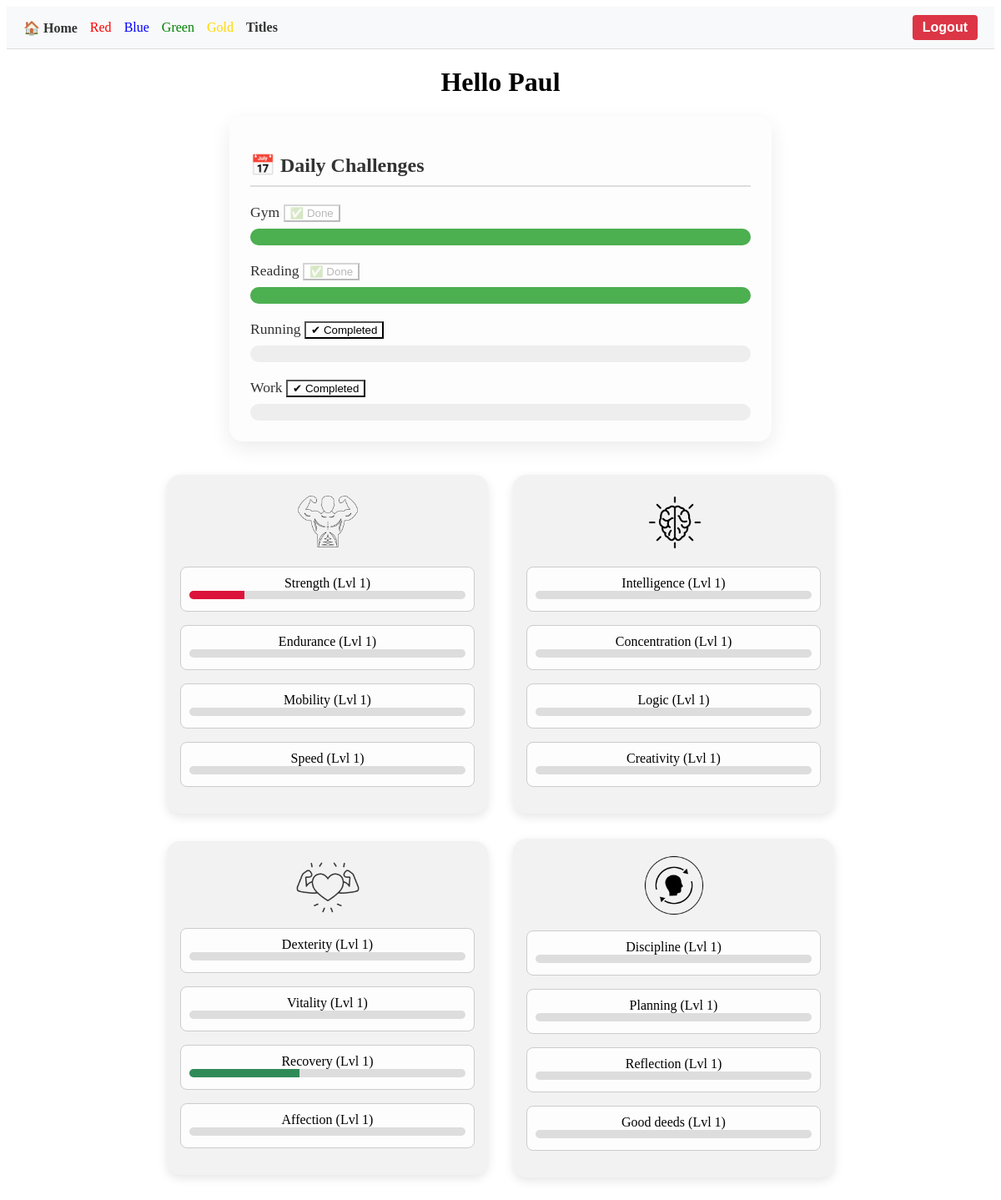
The page /dashboard (signed in) on the database as committed earlier.
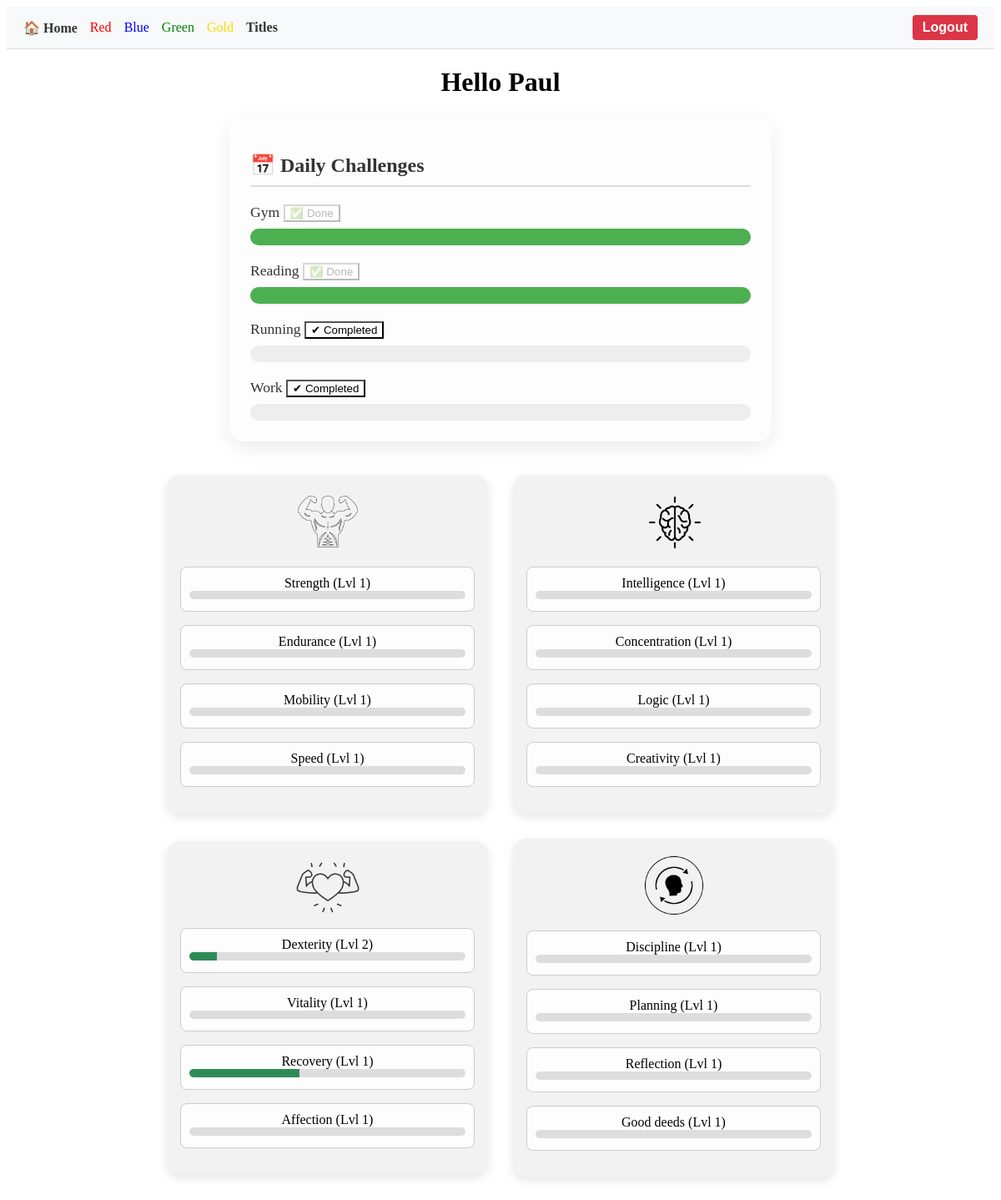
The same page on the database as committed later.
### tables this page shows
CREATE TABLE users (
                id INTEGER PRIMARY KEY AUTOINCREMENT,
                username TEXT NOT NULL UNIQUE,
                password TEXT NOT NULL
            );

CREATE TABLE daily (
                id INTEGER PRIMARY KEY AUTOINCREMENT,
                user_id INTEGER NOT NULL,
                challenge TEXT NOT NULL,
                completed BOOLEAN DEFAULT 0,
                UNIQUE(user_id, challenge),
                FOREIGN KEY(user_id) REFERENCES users(id)
            );

CREATE TABLE progress (
                id INTEGER PRIMARY KEY AUTOINCREMENT,
                user_id INTEGER NOT NULL,
                skill TEXT NOT NULL,
                category TEXT NOT NULL,
                xp INTEGER DEFAULT 0,
                level INTEGER DEFAULT 1, 
                FOREIGN KEY(user_id) REFERENCES users(id)
            );

### app.py (the view)
@app.route('/dashboard')
def dashboard():
    if 'user_id' not in session:
        return redirect(url_for('login'))
    user_id = session['user_id']
    with sqlite3.connect("database.db") as conn:
        c = conn.cursor()
        c.execute("SELECT skill, category, xp, level FROM progress WHERE user_id = ?", (user_id,))
        stats = c.fetchall()
        c.execute("SELECT challenge, completed FROM daily WHERE user_id = ?", (user_id,))
        daily_challenges = c.fetchall()
        c.execute("SELECT username FROM users WHERE id = ?", (user_id,))
        username = c.fetchone()[0]
    return render_template("dashboard.html", stats=stats, daily_challenges=daily_challenges, username=username)

### templates/dashboard.html (shortened to what this page needs)
<!DOCTYPE html>
<html lang="en">
<head>
    <link rel="stylesheet" href="/static/styles.css">
</head>
<body>
    <nav style="background-color: #f8f9fa; padding: 10px 20px; display: flex; justify-content: space-between; align-items: center; border-bottom: 1px solid #ddd;">
        <div style="display: flex; gap: 15px; align-items: center;">
            <a href="{{ url_for('index') }}" style="text-decoration: none; font-weight: bold; color: #333;">🏠 Home</a>
            {% for category in ["Red", "Blue", "Green", "Gold"] %}
                <a href="/card_{{ category|lower }}" style="text-decoration: none; color: {{ category|lower }};">
                    {{ category }}
                </a>
            {% endfor %}
            <a  href=  "{{ url_for('titles')}}" style="text-decoration: none; font-weight: bold; color: #333"> Titles</a>
        </div>
        <div>
            <form method="POST" action="{{ url_for('logout') }}">
                <button type="submit" style="background-color: #dc3545; color: white; border: none; padding: 6px 12px; border-radius: 4px; cursor: pointer;">
                    Logout
                </button>
            </form>
        </div>
    </nav>
    <header>
        <h1 style="text-align: center;">Hello {{username}}</h1>
        <section id="daily-challenges">
            <h2>📅 Daily Challenges</h2>
            <ul class="challenge-list">
            {% for challenge, completed in daily_challenges %}
            <li class="challenge-item">
                <div class="challenge-header">
                {{ challenge }}
                <button class="complete-btn-{{ challenge|replace(' ', '') }}"
                    onclick="markComplete(this)"
                    style="background-color: {{ 'white' if completed == 1 else 'initial' }};"
                    {% if completed == 1 %}disabled{% endif %}>
                    {{ "✅ Done" if completed == 1 else "✔ Completed" }}
                </button>
                </div>
                <progress value="{{ 100 if completed == 1 else 0 }}" max="100"
                      class="{{ 'completed' if completed == 1 else '' }}"></progress>
            </li>
            {% endfor %}
            </ul>
        </section>
    </header>
    <main>
        <div class="category-grid">
            {% for category in ["Red", "Blue", "Green", "Gold"] %}
                <a href= "/card_{{category|lower}}" style = "text-decoration: none;">
                <div class="card {{ category|lower }}">
                    <img src="../static/images/icons/icon_{{category|lower }}.png" alt="{{ category }} Icon" class="category-icon">
                    <div class="xp-bar-group">
                        {% for skill, cat, xp, level in stats %}
                            {% if cat == category %}
                                <div class="skill-bar">
                                    <span>{{ skill }} (Lvl {{ level }})</span>
                                    <div class="xp-bar">
                                        <div class="fill" style="width: {{ (xp / (level * 100)) * 100 }}%"></div>
                                    </div>
                                </div>
                            {% endif %}
                        {% endfor %}
                    </div>
                </div>
                </a>
            {% endfor %}
        </div>
    </main>
</body>
</html>

### static/styles.css (style rules this page uses)
.category-grid { display: grid; grid-template-columns: repeat(2, 1fr); gap: 30px; justify-content: center; align-items: center; max-width: 800px; margin: 40px auto; }
.card { background-color: #f2f2f2; border-radius: 16px; padding: 16px; box-shadow: 0 4px 12px rgba(0, 0, 0, 0.1); text-align: center; }
.category-icon { width: 80px; margin-bottom: 10px; }
.xp-bar-group { color: black; text-decoration: none; }
.skill-bar { text-decoration: none; margin-bottom: 1em; padding: 10px; border: 1px solid #ccc; border-radius: 8px; background-color: #fdfdfd; position: relative; }
.xp-bar { height: 10px; background-color: #ddd; border-radius: 5px; overflow: hidden; margin-bottom: 4px; }
.xp-bar .fill { height: 100%; background-color: #e74c3c; transition: width 0.3s ease; }
.fill { height: 100%; background-color: crimson; transition: width 0.4s ease-in-out; }
.card.green .fill { background-color: seagreen; }
section h2 { margin-bottom: 15px; color: #333; font-size: 1.4rem; }
form { display: flex; flex-direction: column; gap: 15px; }
form button { background-color: #007bff; color: white; padding: 12px; border: none; border-radius: 6px; font-size: 1rem; font-weight: bold; cursor: pointer; transition: background-color 0.3s ease; }
#daily-challenges { background: #fdfdfd; border-radius: 16px; padding: 25px; margin: 20px auto; box-shadow: 0 8px 24px rgba(0, 0, 0, 0.08); max-width: 600px; text-align: left; }
#daily-challenges h2 { margin-bottom: 20px; font-size: 1.5rem; color: #333; border-bottom: 2px solid #ddd; padding-bottom: 10px; }
.challenge-list { list-style: none; padding: 0; margin: 0; display: flex; flex-direction: column; gap: 20px; }
.challenge-item { font-size: 1.1rem; font-weight: 500; color: #333; display: flex; flex-direction: column; gap: 8px; }
.challenge-item progress { width: 100%; height: 20px; appearance: none; }

Rows that differ between the two databases and show on the page:
changed progress "Strength": xp 20 → 0 (drawn)
changed progress "Dexterity": level "1" → "2"; xp 0 → 20 (drawn)
